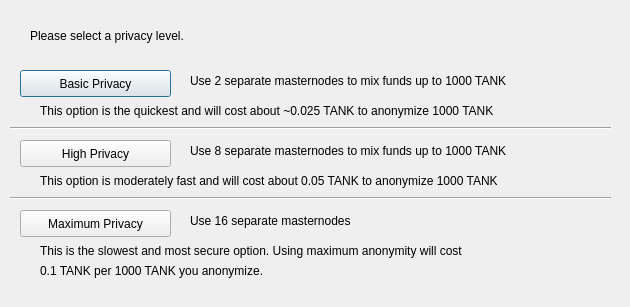
<?xml version="1.0" encoding="UTF-8"?>
<ui version="4.0">
 <class>DarksendConfig</class>
 <widget class="QDialog" name="DarksendConfig">
  <property name="geometry">
   <rect>
    <x>0</x>
    <y>0</y>
    <width>630</width>
    <height>307</height>
   </rect>
  </property>
  <property name="windowTitle">
   <string>Configure PrivateSend</string>
  </property>
  <widget class="QPushButton" name="buttonBasic">
   <property name="geometry">
    <rect>
     <x>20</x>
     <y>70</y>
     <width>151</width>
     <height>27</height>
    </rect>
   </property>
   <property name="text">
    <string>Basic Privacy</string>
   </property>
  </widget>
  <widget class="QPushButton" name="buttonHigh">
   <property name="geometry">
    <rect>
     <x>20</x>
     <y>140</y>
     <width>151</width>
     <height>27</height>
    </rect>
   </property>
   <property name="text">
    <string>High Privacy</string>
   </property>
  </widget>
  <widget class="QPushButton" name="buttonMax">
   <property name="geometry">
    <rect>
     <x>20</x>
     <y>210</y>
     <width>151</width>
     <height>27</height>
    </rect>
   </property>
   <property name="text">
    <string>Maximum Privacy</string>
   </property>
  </widget>
  <widget class="QLabel" name="label">
   <property name="geometry">
    <rect>
     <x>30</x>
     <y>20</y>
     <width>571</width>
     <height>31</height>
    </rect>
   </property>
   <property name="text">
    <string>Please select a privacy level.</string>
   </property>
  </widget>
  <widget class="QLabel" name="label_2">
   <property name="geometry">
    <rect>
     <x>190</x>
     <y>70</y>
     <width>421</width>
     <height>21</height>
    </rect>
   </property>
   <property name="text">
    <string>Use 2 separate masternodes to mix funds up to 1000 TANK</string>
   </property>
  </widget>
  <widget class="QLabel" name="label_3">
   <property name="geometry">
    <rect>
     <x>190</x>
     <y>140</y>
     <width>411</width>
     <height>21</height>
    </rect>
   </property>
   <property name="text">
    <string>Use 8 separate masternodes to mix funds up to 1000 TANK</string>
   </property>
  </widget>
  <widget class="QLabel" name="label_4">
   <property name="geometry">
    <rect>
     <x>190</x>
     <y>210</y>
     <width>421</width>
     <height>21</height>
    </rect>
   </property>
   <property name="text">
    <string>Use 16 separate masternodes</string>
   </property>
  </widget>
  <widget class="QLabel" name="label_6">
   <property name="geometry">
    <rect>
     <x>40</x>
     <y>100</y>
     <width>561</width>
     <height>21</height>
    </rect>
   </property>
   <property name="text">
    <string>This option is the quickest and will cost about ~0.025 TANK to anonymize 1000 TANK</string>
   </property>
  </widget>
  <widget class="QLabel" name="label_7">
   <property name="geometry">
    <rect>
     <x>40</x>
     <y>170</y>
     <width>561</width>
     <height>21</height>
    </rect>
   </property>
   <property name="text">
    <string>This option is moderately fast and will cost about 0.05 TANK to anonymize 1000 TANK</string>
   </property>
  </widget>
  <widget class="QLabel" name="label_8">
   <property name="geometry">
    <rect>
     <x>40</x>
     <y>240</y>
     <width>561</width>
     <height>21</height>
    </rect>
   </property>
   <property name="text">
    <string>This is the slowest and most secure option. Using maximum anonymity will cost</string>
   </property>
  </widget>
  <widget class="QLabel" name="label_9">
   <property name="geometry">
    <rect>
     <x>40</x>
     <y>260</y>
     <width>561</width>
     <height>21</height>
    </rect>
   </property>
   <property name="text">
    <string>0.1 TANK per 1000 TANK you anonymize.</string>
   </property>
  </widget>
  <widget class="Line" name="line">
   <property name="geometry">
    <rect>
     <x>10</x>
     <y>120</y>
     <width>601</width>
     <height>16</height>
    </rect>
   </property>
   <property name="orientation">
    <enum>Qt::Horizontal</enum>
   </property>
  </widget>
  <widget class="Line" name="line_2">
   <property name="geometry">
    <rect>
     <x>10</x>
     <y>190</y>
     <width>601</width>
     <height>16</height>
    </rect>
   </property>
   <property name="orientation">
    <enum>Qt::Horizontal</enum>
   </property>
  </widget>
 </widget>
 <resources/>
 <connections/>
</ui>
